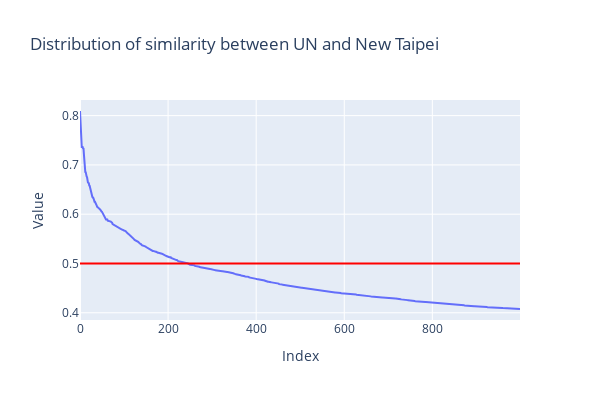

This figure's notebook cell:
### Code cell
data = df_melt_mapping.iloc[:1000, 2]

fig = go.Figure(data=go.Scatter(x=data.index, y=data, mode='lines'))


# if threshold = 0.5
fig.add_hline(y=0.5, line_color='red')
fig.update_layout(
    title='Distribution of similarity between UN and New Taipei',
    xaxis=dict(title='Index'),
    yaxis=dict(title='Value'),
    width=600,
    height=400
)

fig.show()

### Figure 1 — Plotly figure (JSON) as saved in the notebook; plotly's stock layout.template omitted (floating-point values rounded to 4 significant figures; data arrays with more than 128 entries replaced by an {"elided": "..."} marker saying what was removed)
{"data": [{"mode": "lines", "type": "scatter", "x": {"elided": "1000 int values"}, "y": {"elided": "1000 float values"}}], "layout": {"height": 400, "shapes": [{"line": {"color": "red"}, "type": "line", "x0": 0, "x1": 1, "xref": "x domain", "y0": 0.5, "y1": 0.5, "yref": "y"}], "title": {"text": "Distribution of similarity between UN and New Taipei"}, "width": 600, "xaxis": {"title": {"text": "Index"}}, "yaxis": {"title": {"text": "Value"}}}}
